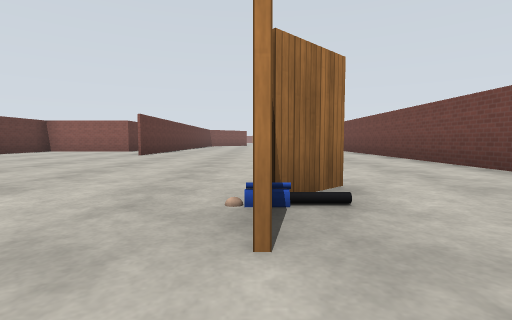
[1] (above)

17 first-person views from a walk through a world built for the Gazebo simulator. The camera is 0.9 m above the floor, tilts 4° down and sees 85° across. The floor is counted in squares, 2.5 m on a side. Each view is taken from the middle of a square. On the plan, view 1 faces up. The plan holds only what a view shows up to about 9 squares ahead; the rest is blank. The place goes on beyond the plan. Gazebo's built-in surfaces are drawn with simple patterns. Some stock models are drawn as simple stand-ins.

[2]
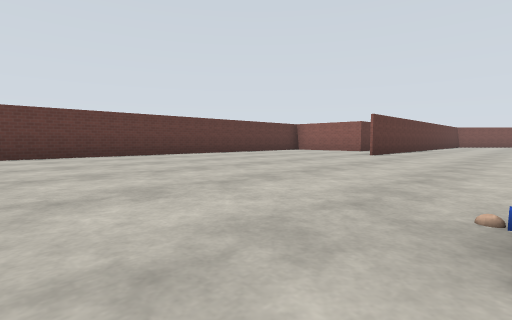

[3]
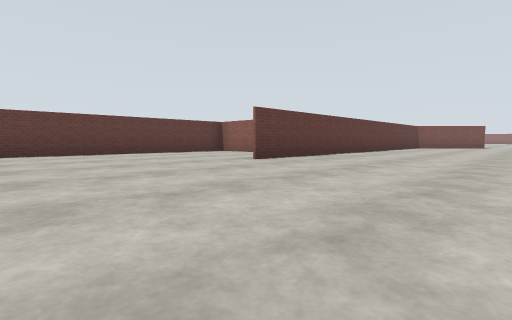

[4]
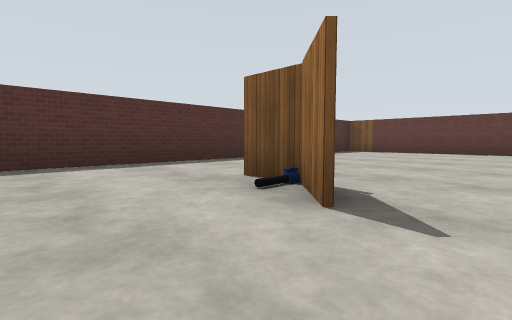

[5]
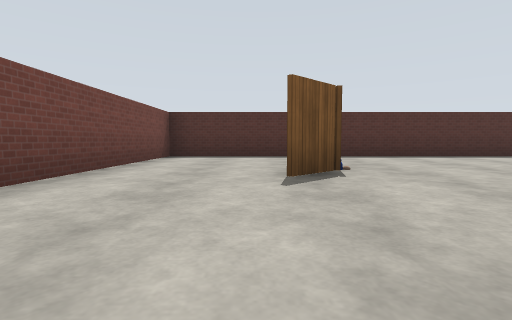

[6]
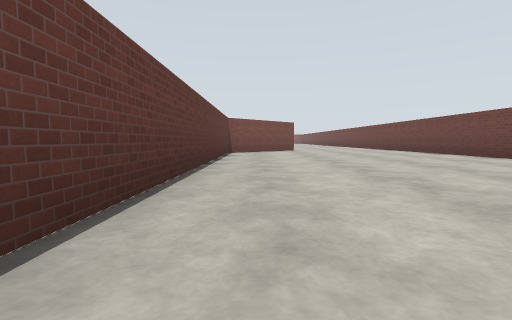

[7]
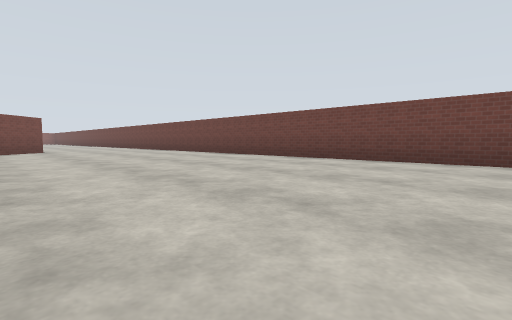

[8]
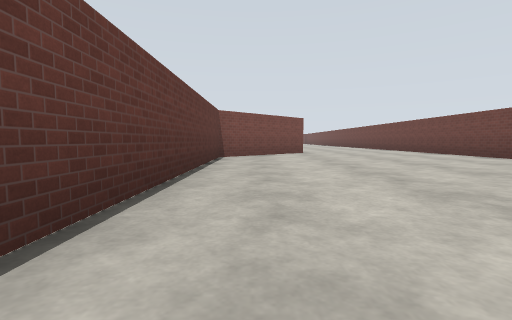

[9]
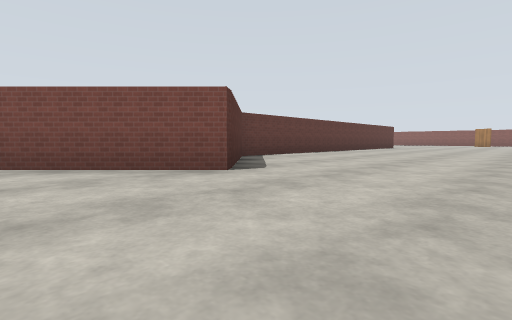

[10]
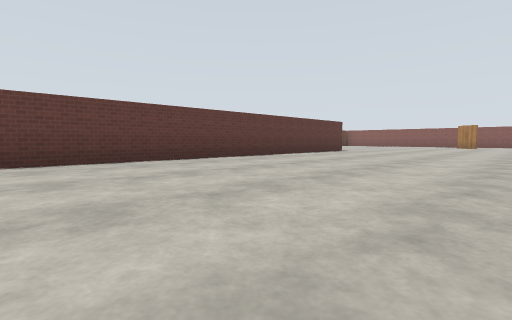

[11]
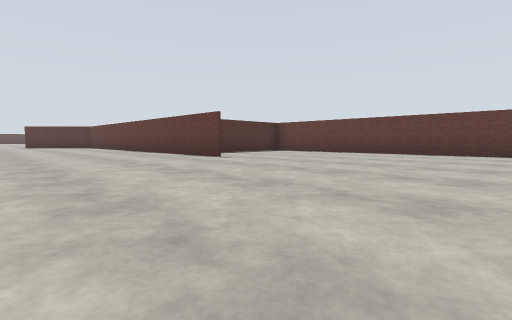

[12]
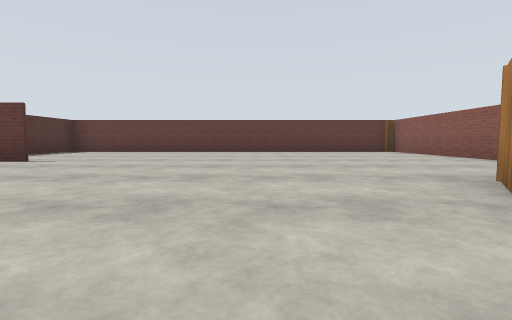

[13]
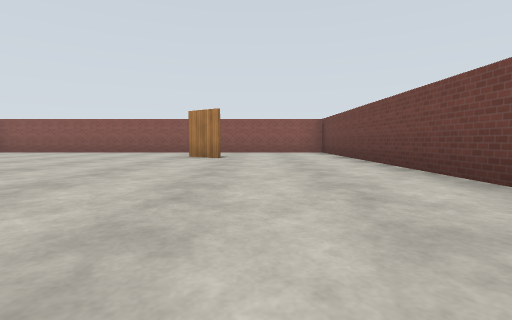

[14]
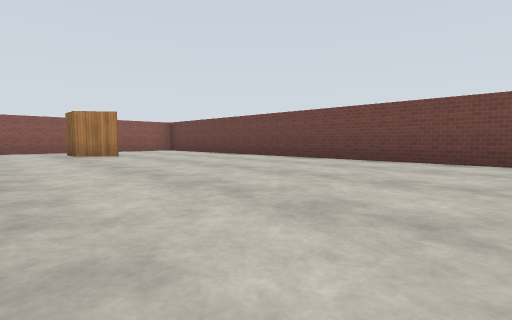

[15]
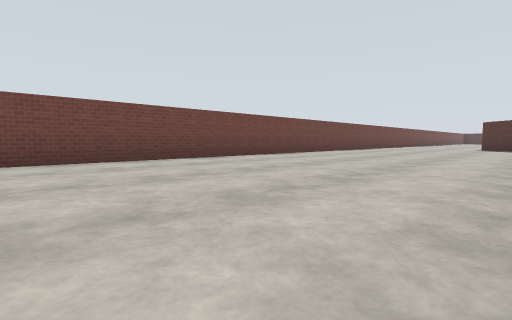

[16]
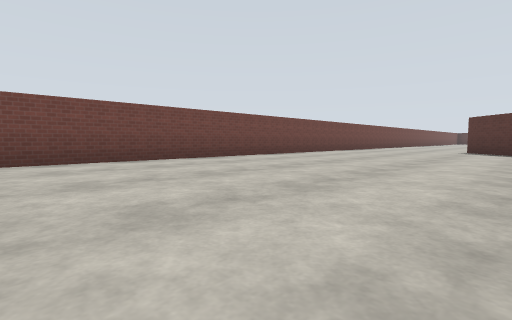

[17]
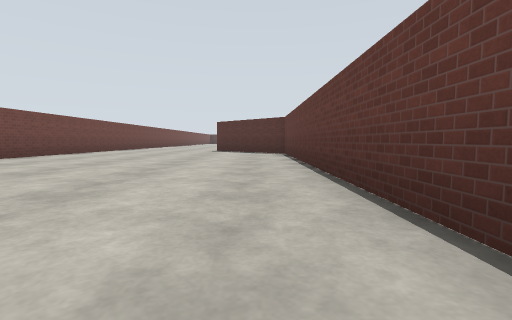

### Floor plan
Points are (right, up) in squares from view 1. A wall is a line through its corners. A room is listed if a view was taken in it or the views show most of it. See-through windows are left out.
Room 1 (views 1, 2, 3, 4, 5, 6, 7, 8)
walls: (0, 1.6) (0, 0.9); (-5.1, 9.1) (-5.7, 9.1); (-6.8, 9.1) (-6.8, -1.1); (-6.5, -1.4) (3, -1.4) (3, 16.5); (-1.3, 18.5) (-2.8, 17) (-2.8, 6.8)
ways out: opening at (1, 17.3) to room 2
objects: person (0, 2)
Room 2 (views 9, 10, 11, 12, 13, 14, 15, 16, 17)
walls: (-2.8, 31.1) (-2.8, 21.3) (-0.6, 19.2) (-1.3, 18.5); (0.3, 36.6) (-0.5, 37.2) (-0.5, 38); (3, 16.5) (3, 39.4) (-6.8, 39.4) (-6.8, 29.2) (-4.3, 29.2)
ways out: opening at (1, 17.3) to room 1

Positions as (right, up) in squares from view 1, and headings:
1: (0, 0), facing up
2: (0, 0), facing up-left
3: (1, 3), facing up-left
4: (2, 3), facing down-left
5: (1, 5), facing down
6: (-2, 9), facing up
7: (-2, 9), facing up-right
8: (-2, 11), facing up
9: (2, 17), facing up-left
10: (2, 22), facing up-left
11: (1, 36), facing down-left
12: (2, 35), facing left
13: (1, 31), facing up
14: (-2, 30), facing up-right
15: (-2, 32), facing down-right
16: (-2, 29), facing down-right
17: (-2, 29), facing down
